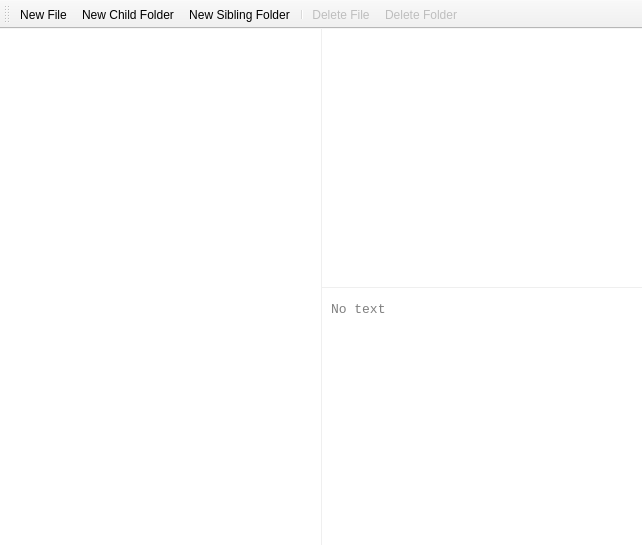
<?xml version="1.0" encoding="UTF-8"?>
<ui version="4.0">
 <class>MainWindow</class>
 <widget class="QMainWindow" name="MainWindow">
  <property name="geometry">
   <rect>
    <x>0</x>
    <y>0</y>
    <width>642</width>
    <height>545</height>
   </rect>
  </property>
  <property name="windowTitle">
   <string>Memory</string>
  </property>
  <widget class="QWidget" name="centralWidget">
   <property name="palette">
    <palette>
     <active>
      <colorrole role="Base">
       <brush brushstyle="SolidPattern">
        <color alpha="255">
         <red>255</red>
         <green>255</green>
         <blue>255</blue>
        </color>
       </brush>
      </colorrole>
      <colorrole role="Window">
       <brush brushstyle="SolidPattern">
        <color alpha="255">
         <red>190</red>
         <green>190</green>
         <blue>190</blue>
        </color>
       </brush>
      </colorrole>
     </active>
     <inactive>
      <colorrole role="Base">
       <brush brushstyle="SolidPattern">
        <color alpha="255">
         <red>255</red>
         <green>255</green>
         <blue>255</blue>
        </color>
       </brush>
      </colorrole>
      <colorrole role="Window">
       <brush brushstyle="SolidPattern">
        <color alpha="255">
         <red>190</red>
         <green>190</green>
         <blue>190</blue>
        </color>
       </brush>
      </colorrole>
     </inactive>
     <disabled>
      <colorrole role="Base">
       <brush brushstyle="SolidPattern">
        <color alpha="255">
         <red>190</red>
         <green>190</green>
         <blue>190</blue>
        </color>
       </brush>
      </colorrole>
      <colorrole role="Window">
       <brush brushstyle="SolidPattern">
        <color alpha="255">
         <red>190</red>
         <green>190</green>
         <blue>190</blue>
        </color>
       </brush>
      </colorrole>
     </disabled>
    </palette>
   </property>
   <property name="styleSheet">
    <string notr="true"/>
   </property>
   <layout class="QVBoxLayout" name="verticalLayout_2">
    <property name="spacing">
     <number>0</number>
    </property>
    <property name="leftMargin">
     <number>0</number>
    </property>
    <property name="topMargin">
     <number>0</number>
    </property>
    <property name="rightMargin">
     <number>0</number>
    </property>
    <property name="bottomMargin">
     <number>0</number>
    </property>
    <item>
     <widget class="QSplitter" name="treeSplitter">
      <property name="frameShape">
       <enum>QFrame::Box</enum>
      </property>
      <property name="frameShadow">
       <enum>QFrame::Plain</enum>
      </property>
      <property name="lineWidth">
       <number>0</number>
      </property>
      <property name="orientation">
       <enum>Qt::Horizontal</enum>
      </property>
      <property name="opaqueResize">
       <bool>true</bool>
      </property>
      <property name="handleWidth">
       <number>1</number>
      </property>
      <property name="childrenCollapsible">
       <bool>true</bool>
      </property>
      <widget class="QTreeView" name="tree">
       <property name="palette">
        <palette>
         <active>
          <colorrole role="WindowText">
           <brush brushstyle="SolidPattern">
            <color alpha="255">
             <red>0</red>
             <green>0</green>
             <blue>0</blue>
            </color>
           </brush>
          </colorrole>
          <colorrole role="Button">
           <brush brushstyle="SolidPattern">
            <color alpha="255">
             <red>255</red>
             <green>255</green>
             <blue>255</blue>
            </color>
           </brush>
          </colorrole>
          <colorrole role="Text">
           <brush brushstyle="SolidPattern">
            <color alpha="255">
             <red>0</red>
             <green>0</green>
             <blue>0</blue>
            </color>
           </brush>
          </colorrole>
          <colorrole role="ButtonText">
           <brush brushstyle="SolidPattern">
            <color alpha="255">
             <red>0</red>
             <green>0</green>
             <blue>0</blue>
            </color>
           </brush>
          </colorrole>
          <colorrole role="Base">
           <brush brushstyle="SolidPattern">
            <color alpha="255">
             <red>255</red>
             <green>255</green>
             <blue>255</blue>
            </color>
           </brush>
          </colorrole>
          <colorrole role="Window">
           <brush brushstyle="SolidPattern">
            <color alpha="255">
             <red>255</red>
             <green>255</green>
             <blue>255</blue>
            </color>
           </brush>
          </colorrole>
          <colorrole role="AlternateBase">
           <brush brushstyle="SolidPattern">
            <color alpha="255">
             <red>199</red>
             <green>199</green>
             <blue>199</blue>
            </color>
           </brush>
          </colorrole>
         </active>
         <inactive>
          <colorrole role="WindowText">
           <brush brushstyle="SolidPattern">
            <color alpha="255">
             <red>0</red>
             <green>0</green>
             <blue>0</blue>
            </color>
           </brush>
          </colorrole>
          <colorrole role="Button">
           <brush brushstyle="SolidPattern">
            <color alpha="255">
             <red>255</red>
             <green>255</green>
             <blue>255</blue>
            </color>
           </brush>
          </colorrole>
          <colorrole role="Text">
           <brush brushstyle="SolidPattern">
            <color alpha="255">
             <red>0</red>
             <green>0</green>
             <blue>0</blue>
            </color>
           </brush>
          </colorrole>
          <colorrole role="ButtonText">
           <brush brushstyle="SolidPattern">
            <color alpha="255">
             <red>0</red>
             <green>0</green>
             <blue>0</blue>
            </color>
           </brush>
          </colorrole>
          <colorrole role="Base">
           <brush brushstyle="SolidPattern">
            <color alpha="255">
             <red>255</red>
             <green>255</green>
             <blue>255</blue>
            </color>
           </brush>
          </colorrole>
          <colorrole role="Window">
           <brush brushstyle="SolidPattern">
            <color alpha="255">
             <red>255</red>
             <green>255</green>
             <blue>255</blue>
            </color>
           </brush>
          </colorrole>
          <colorrole role="AlternateBase">
           <brush brushstyle="SolidPattern">
            <color alpha="255">
             <red>199</red>
             <green>199</green>
             <blue>199</blue>
            </color>
           </brush>
          </colorrole>
         </inactive>
         <disabled>
          <colorrole role="WindowText">
           <brush brushstyle="SolidPattern">
            <color alpha="255">
             <red>0</red>
             <green>0</green>
             <blue>0</blue>
            </color>
           </brush>
          </colorrole>
          <colorrole role="Button">
           <brush brushstyle="SolidPattern">
            <color alpha="255">
             <red>255</red>
             <green>255</green>
             <blue>255</blue>
            </color>
           </brush>
          </colorrole>
          <colorrole role="Text">
           <brush brushstyle="SolidPattern">
            <color alpha="255">
             <red>0</red>
             <green>0</green>
             <blue>0</blue>
            </color>
           </brush>
          </colorrole>
          <colorrole role="ButtonText">
           <brush brushstyle="SolidPattern">
            <color alpha="255">
             <red>0</red>
             <green>0</green>
             <blue>0</blue>
            </color>
           </brush>
          </colorrole>
          <colorrole role="Base">
           <brush brushstyle="SolidPattern">
            <color alpha="255">
             <red>255</red>
             <green>255</green>
             <blue>255</blue>
            </color>
           </brush>
          </colorrole>
          <colorrole role="Window">
           <brush brushstyle="SolidPattern">
            <color alpha="255">
             <red>255</red>
             <green>255</green>
             <blue>255</blue>
            </color>
           </brush>
          </colorrole>
          <colorrole role="AlternateBase">
           <brush brushstyle="SolidPattern">
            <color alpha="255">
             <red>199</red>
             <green>199</green>
             <blue>199</blue>
            </color>
           </brush>
          </colorrole>
         </disabled>
        </palette>
       </property>
       <property name="contextMenuPolicy">
        <enum>Qt::CustomContextMenu</enum>
       </property>
       <property name="styleSheet">
        <string notr="true">*{outline: none;}

QTreeView {
	padding-left: 5;
	padding-right: 5;
	padding-top: 10;
	padding-bottom: 10;

	background: white;
	color: black;
	/*background: #444;
	color: white;*/
}

/*
QTreeView::branch:has-children:!has-siblings:closed,
QTreeView::branch:closed:has-children:has-siblings {
	border-image: none;
	image: url(:/closed.png);
}

QTreeView::branch:open:has-children:!has-siblings,
QTreeView::branch:open:has-children:has-siblings {
	border-image: none;
	image: url(:/opened.png);
}

QTreeView::item:selected {
	show-decoration-selected: 1;
	background: #b8b8b8;
	color: black;
	border-radius: 2px;
}
*/</string>
       </property>
       <property name="frameShape">
        <enum>QFrame::NoFrame</enum>
       </property>
       <property name="frameShadow">
        <enum>QFrame::Plain</enum>
       </property>
       <property name="lineWidth">
        <number>1</number>
       </property>
       <property name="rootIsDecorated">
        <bool>true</bool>
       </property>
       <attribute name="headerVisible">
        <bool>false</bool>
       </attribute>
      </widget>
      <widget class="QSplitter" name="listSplitter">
       <property name="frameShape">
        <enum>QFrame::Box</enum>
       </property>
       <property name="lineWidth">
        <number>0</number>
       </property>
       <property name="orientation">
        <enum>Qt::Vertical</enum>
       </property>
       <property name="opaqueResize">
        <bool>true</bool>
       </property>
       <property name="handleWidth">
        <number>1</number>
       </property>
       <property name="childrenCollapsible">
        <bool>true</bool>
       </property>
       <widget class="QTableWidget" name="list">
        <property name="focusPolicy">
         <enum>Qt::StrongFocus</enum>
        </property>
        <property name="contextMenuPolicy">
         <enum>Qt::CustomContextMenu</enum>
        </property>
        <property name="styleSheet">
         <string notr="true">*{outline: none;}

QTableWidget {
	padding-left: 5;
	padding-right: 5;
	padding-top: 10;
	padding-bottom: 10;

	background: white;
	color: black;
	/*background: #505050;
	color: white;*/
}

QTableWidget::item:selected {
	show-decoration-selected: 1;
	background: #c7dffd;
	color: black;
	border-radius: 2px;
}</string>
        </property>
        <property name="frameShape">
         <enum>QFrame::NoFrame</enum>
        </property>
        <property name="frameShadow">
         <enum>QFrame::Plain</enum>
        </property>
        <property name="lineWidth">
         <number>0</number>
        </property>
        <property name="midLineWidth">
         <number>0</number>
        </property>
        <property name="autoScroll">
         <bool>true</bool>
        </property>
        <property name="editTriggers">
         <set>QAbstractItemView::NoEditTriggers</set>
        </property>
        <property name="tabKeyNavigation">
         <bool>false</bool>
        </property>
        <property name="showDropIndicator" stdset="0">
         <bool>false</bool>
        </property>
        <property name="dragDropOverwriteMode">
         <bool>false</bool>
        </property>
        <property name="alternatingRowColors">
         <bool>false</bool>
        </property>
        <property name="selectionMode">
         <enum>QAbstractItemView::SingleSelection</enum>
        </property>
        <property name="textElideMode">
         <enum>Qt::ElideRight</enum>
        </property>
        <property name="horizontalScrollMode">
         <enum>QAbstractItemView::ScrollPerItem</enum>
        </property>
        <property name="showGrid">
         <bool>false</bool>
        </property>
        <property name="gridStyle">
         <enum>Qt::NoPen</enum>
        </property>
        <property name="wordWrap">
         <bool>false</bool>
        </property>
        <property name="cornerButtonEnabled">
         <bool>false</bool>
        </property>
        <property name="columnCount">
         <number>1</number>
        </property>
        <attribute name="horizontalHeaderVisible">
         <bool>false</bool>
        </attribute>
        <attribute name="horizontalHeaderHighlightSections">
         <bool>false</bool>
        </attribute>
        <attribute name="verticalHeaderVisible">
         <bool>false</bool>
        </attribute>
        <attribute name="verticalHeaderDefaultSectionSize">
         <number>18</number>
        </attribute>
        <attribute name="verticalHeaderHighlightSections">
         <bool>false</bool>
        </attribute>
        <attribute name="verticalHeaderMinimumSectionSize">
         <number>18</number>
        </attribute>
        <column/>
       </widget>
       <widget class="QPlainTextEdit" name="field">
        <property name="font">
         <font>
          <family>Consolas</family>
          <pointsize>10</pointsize>
         </font>
        </property>
        <property name="styleSheet">
         <string notr="true">QPlainTextEdit {
	padding-left: 5;
	padding-right: 5;
	padding-top: 10;
	padding-bottom: 10;

	background: white;
}</string>
        </property>
        <property name="frameShape">
         <enum>QFrame::NoFrame</enum>
        </property>
        <property name="frameShadow">
         <enum>QFrame::Plain</enum>
        </property>
        <property name="readOnly">
         <bool>false</bool>
        </property>
        <property name="placeholderText">
         <string>No text</string>
        </property>
       </widget>
      </widget>
     </widget>
    </item>
   </layout>
  </widget>
  <widget class="QMenuBar" name="menuBar">
   <property name="geometry">
    <rect>
     <x>0</x>
     <y>0</y>
     <width>642</width>
     <height>21</height>
    </rect>
   </property>
  </widget>
  <widget class="QToolBar" name="toolBar">
   <property name="windowTitle">
    <string>toolBar</string>
   </property>
   <property name="movable">
    <bool>true</bool>
   </property>
   <attribute name="toolBarArea">
    <enum>TopToolBarArea</enum>
   </attribute>
   <attribute name="toolBarBreak">
    <bool>false</bool>
   </attribute>
   <addaction name="actionNew_File"/>
   <addaction name="actionNew_Child_Folder"/>
   <addaction name="actionNew_Sibling_Folder"/>
   <addaction name="separator"/>
   <addaction name="actionDelete_File"/>
   <addaction name="actionDelete_Folder"/>
  </widget>
  <action name="actionNew_File">
   <property name="icon">
    <iconset resource="resources/resources.qrc">
     <normaloff>:/new_file.png</normaloff>:/new_file.png</iconset>
   </property>
   <property name="text">
    <string>New File...</string>
   </property>
   <property name="shortcut">
    <string>Ctrl+N</string>
   </property>
  </action>
  <action name="actionNew_Sibling_Folder">
   <property name="icon">
    <iconset resource="resources/resources.qrc">
     <normaloff>:/new_sibling_dir.png</normaloff>:/new_sibling_dir.png</iconset>
   </property>
   <property name="text">
    <string>New Sibling Folder...</string>
   </property>
   <property name="toolTip">
    <string>New Sibling Folder</string>
   </property>
   <property name="shortcut">
    <string>Ctrl+D</string>
   </property>
  </action>
  <action name="actionDelete_File">
   <property name="enabled">
    <bool>false</bool>
   </property>
   <property name="icon">
    <iconset resource="resources/resources.qrc">
     <normaloff>:/remove_file.png</normaloff>:/remove_file.png</iconset>
   </property>
   <property name="text">
    <string>Delete File</string>
   </property>
  </action>
  <action name="actionDelete_Folder">
   <property name="enabled">
    <bool>false</bool>
   </property>
   <property name="icon">
    <iconset resource="resources/resources.qrc">
     <normaloff>:/remove_dir.png</normaloff>:/remove_dir.png</iconset>
   </property>
   <property name="text">
    <string>Delete Folder</string>
   </property>
  </action>
  <action name="actionNew_Child_Folder">
   <property name="icon">
    <iconset resource="resources/resources.qrc">
     <normaloff>:/new_child_dir.png</normaloff>:/new_child_dir.png</iconset>
   </property>
   <property name="text">
    <string>New Child Folder...</string>
   </property>
   <property name="toolTip">
    <string>New Child Folder</string>
   </property>
  </action>
 </widget>
 <layoutdefault spacing="6" margin="11"/>
 <resources>
  <include location="resources/resources.qrc"/>
 </resources>
 <connections/>
</ui>
